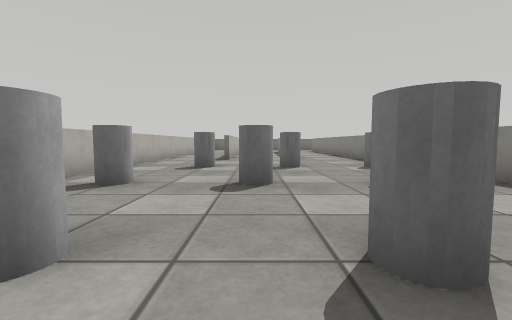
View 1 (above)

23 first-person views from a walk through a robot-simulator world made for Webots. The camera is 0.72 m above the floor, tilts 4° down and sees 90° across. The floor is counted in squares, 1 m on a side. Each view is taken from the middle of a square. On the plan, view 1 faces up. The plan holds only what a view shows up to about 9 squares ahead; the rest is blank. The robots in the file are not drawn. Simple shapes and patterns stand in for the simulator's stock objects.

View 2
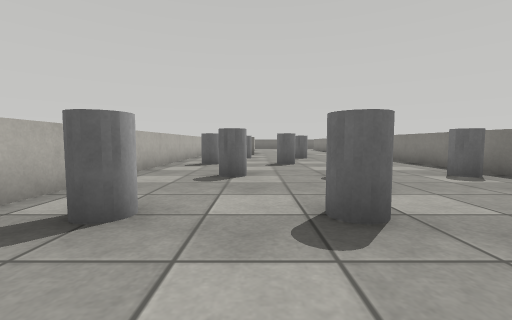

View 3
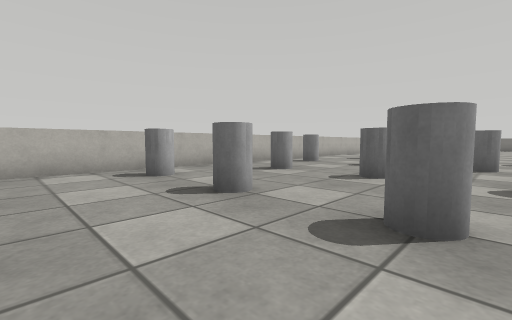

View 4
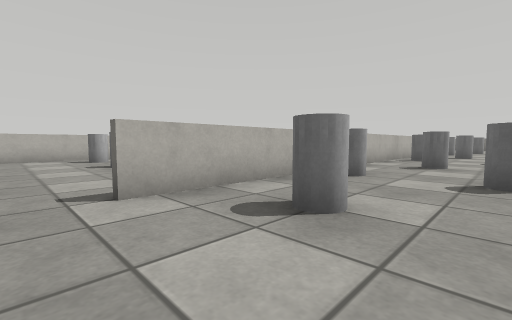

View 5
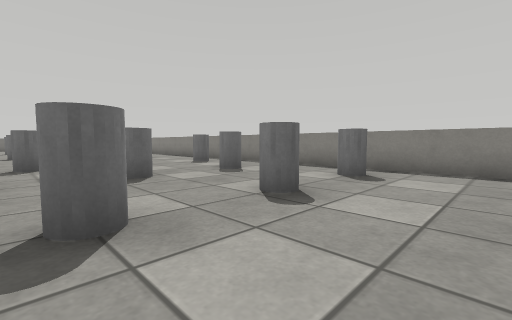

View 6
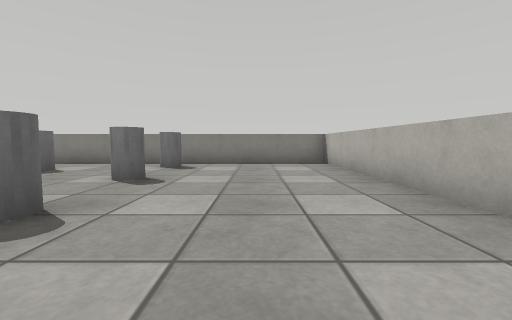

View 7
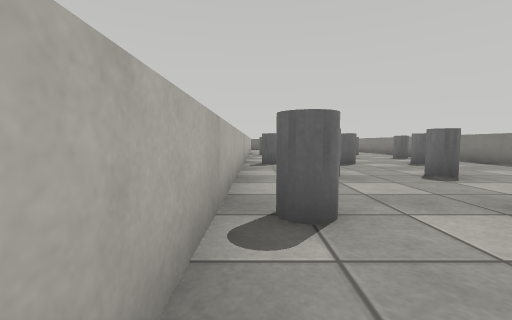

View 8
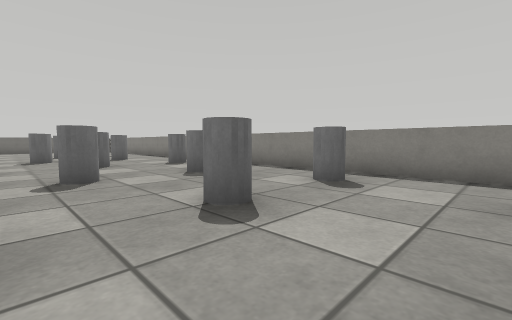

View 9
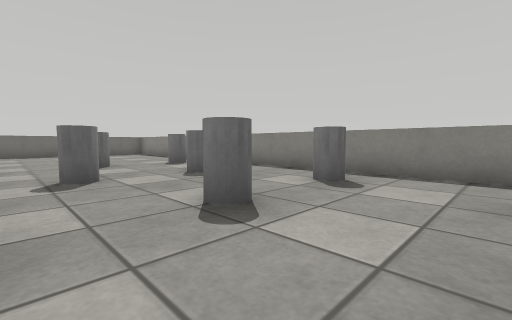

View 10
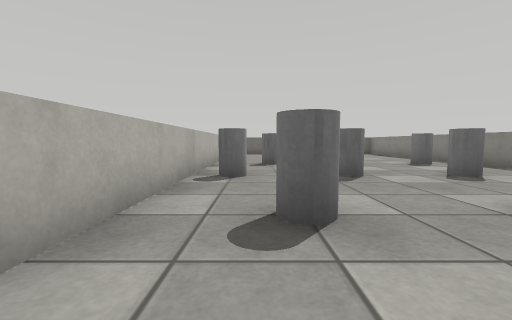

View 11
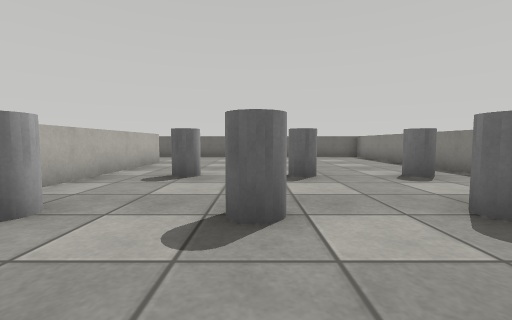

View 12
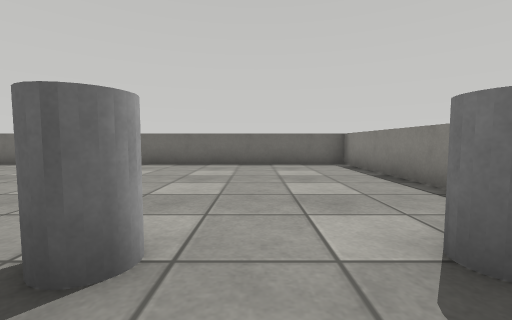

View 13
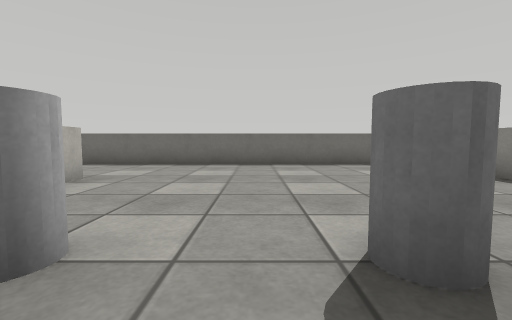

View 14
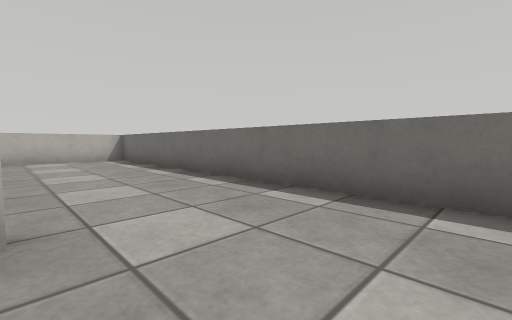

View 15
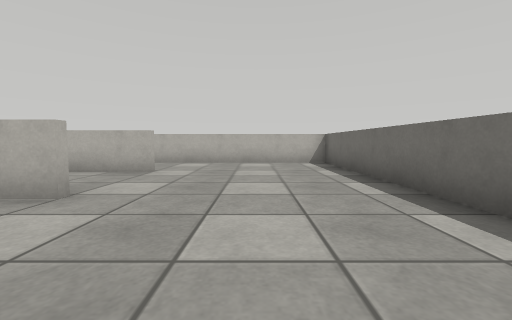

View 16
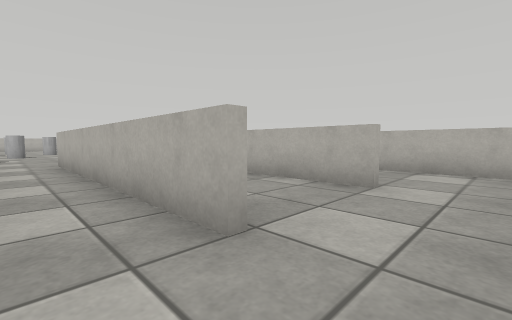

View 17
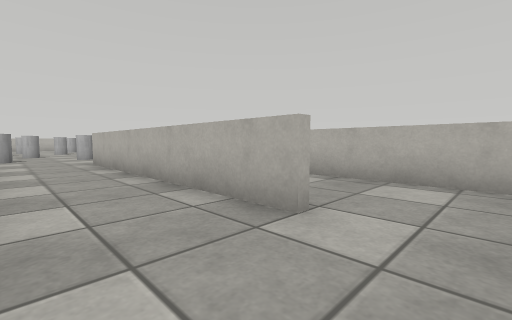

View 18
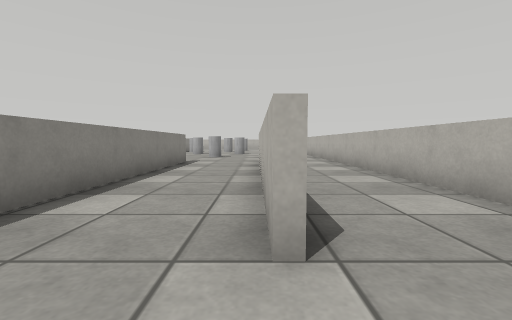

View 19
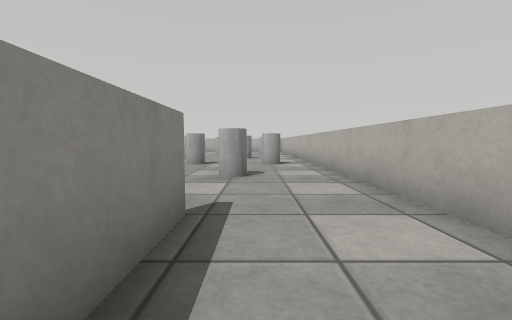

View 20
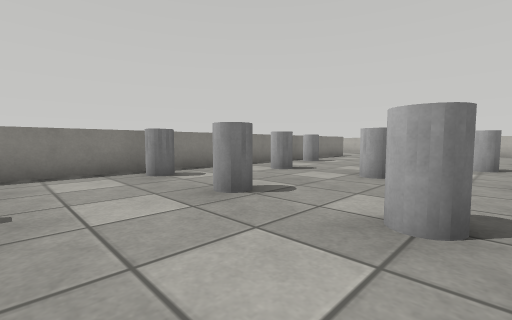

View 21
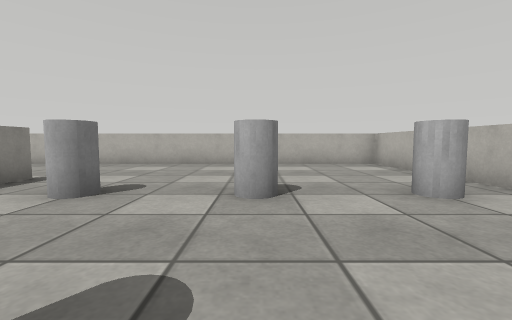

View 22
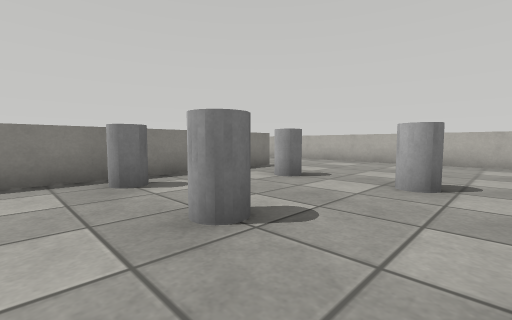

View 23
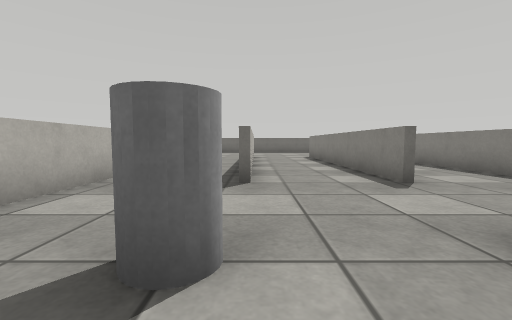

### Floor plan
Points are (right, up) in squares from view 1. A wall is a line through its corners. A room is listed if a view was taken in it or the views show most of it. See-through windows are left out.
Room 1 (views 1, 2, 3, 4, 5, 6, 7, 8, 9, 10, 11, 12, 13, 14, 15, 16, 17, 18, 19, 20, 21, 22, 23)
walls: (4.4, 8.8) (4.4, 14.8); (4.6, 6) (4.6, 2.6); (4.6, 12.2) (4.6, 9.2); (1.6, 10.5) (1.6, 17.5); (4.4, 2.8) (4.4, 6.6); (-1.3, 10.5) (-1.3, 12.4); (4.6, 0.2) (4.6, -3); (4.4, -0.1) (4.4, 0.4); (4.4, -3) (4.4, -2.1); (1.8, 18.6) (1.8, 10.5); (4.6, 20) (4.6, 14.6); (-1.1, 18.6) (-1.1, 10.5); (12.9, -6.4) (12.9, 23.4) (-3.9, 23.4) (-3.9, -6.4) (12.9, -6.4)
objects: grey cylinder (-3, -2) to (-2, -1); grey cylinder (-3, 4) to (-2, 5); grey cylinder (-2, 1) to (-1, 2); grey cylinder (-2, 7) to (-1, 8); grey cylinder (0, -2) to (0, -1); grey cylinder (0, 4) to (0, 5); grey cylinder (1, 1) to (1, 2); grey cylinder (1, 7) to (1, 8); grey cylinder (2, -2) to (3, -1); grey cylinder (2, 4) to (3, 5); grey cylinder (3, 1) to (4, 2); grey cylinder (3, 7) to (4, 8); grey cylinder (5, 1) to (6, 2); grey cylinder (5, 7) to (6, 8); grey cylinder (5, 13) to (6, 14); grey cylinder (6, -2) to (7, -1); grey cylinder (6, 4) to (7, 5); grey cylinder (6, 10) to (7, 11); grey cylinder (6, 16) to (7, 17); grey cylinder (8, 1) to (8, 2); grey cylinder (8, 7) to (8, 8); grey cylinder (8, 13) to (8, 14); grey cylinder (9, -2) to (9, -1); grey cylinder (9, 4) to (9, 5); grey cylinder (9, 10) to (9, 11); grey cylinder (9, 16) to (9, 17); grey cylinder (10, 1) to (11, 2); grey cylinder (10, 7) to (11, 8); grey cylinder (10, 13) to (11, 14); grey cylinder (11, -2) to (12, -1); grey cylinder (11, 4) to (12, 5); grey cylinder (11, 10) to (12, 11); grey cylinder (11, 16) to (12, 17)

Positions as (right, up) in squares from view 1, and headings:
1: (0, 0), facing up
2: (-1, -4), facing up
3: (3, -4), facing up-left
4: (8, -4), facing up-left
5: (6, -4), facing up-right
6: (4, -4), facing right
7: (5, -1), facing up
8: (7, 2), facing up-right
9: (7, 8), facing up-right
10: (6, 8), facing up
11: (8, 11), facing up
12: (10, 15), facing up
13: (8, 15), facing up
14: (7, 20), facing up-left
15: (5, 21), facing left
16: (3, 20), facing down-left
17: (1, 20), facing down-left
18: (-1, 20), facing down
19: (-2, 13), facing down
20: (-2, 10), facing down-right
21: (0, 2), facing down
22: (-1, 3), facing down-right
23: (-1, 6), facing up
